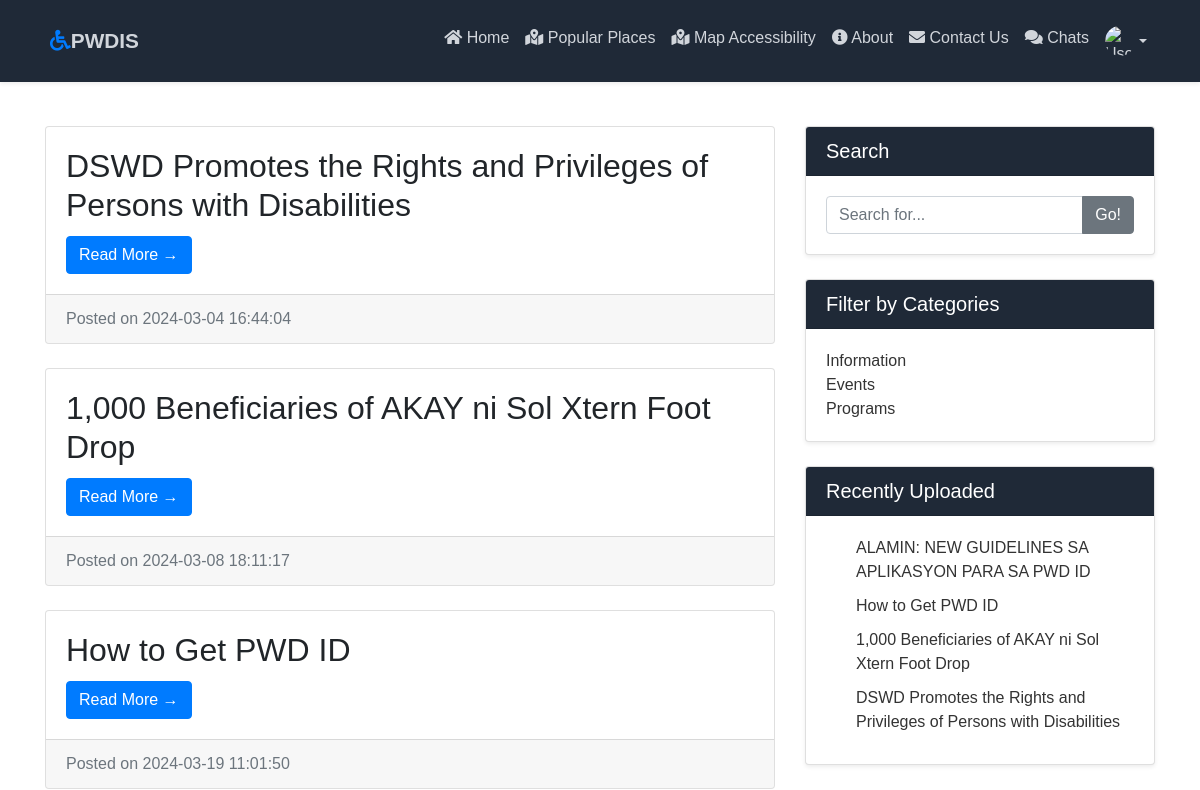
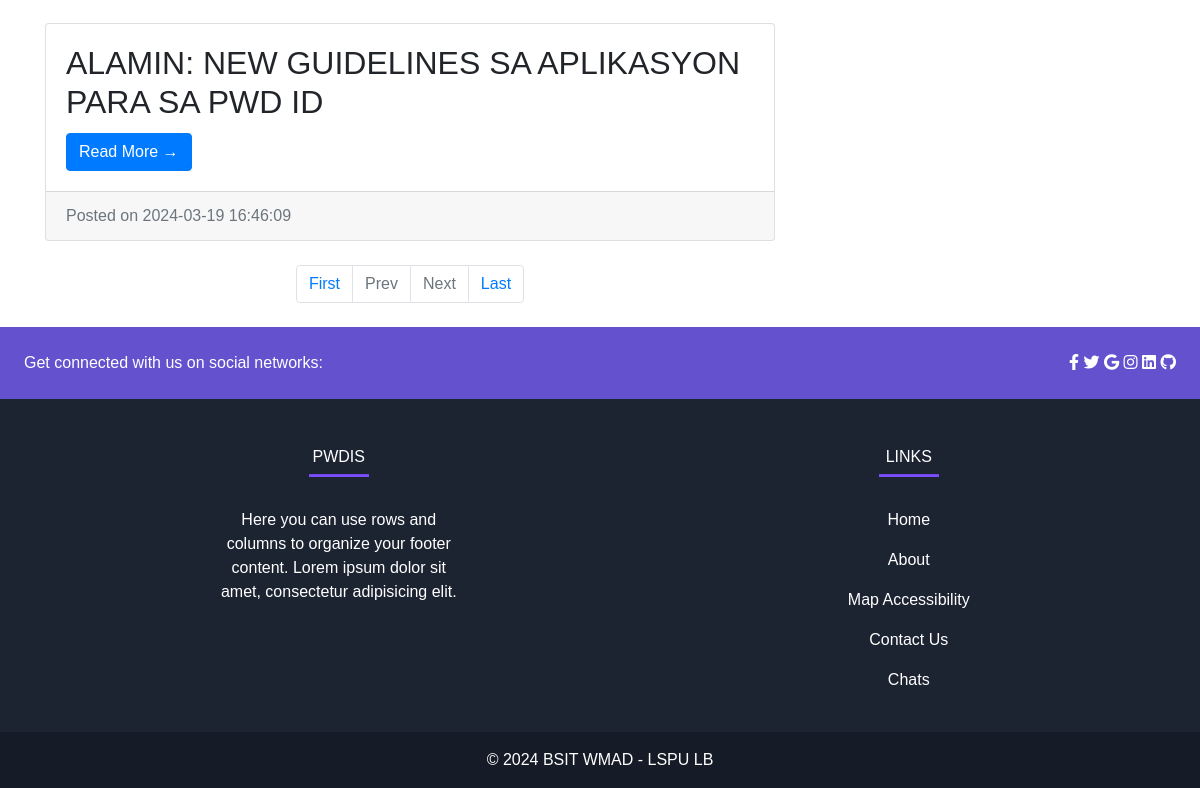
The page /search.php on the database as committed earlier (2 pictures, top to bottom).
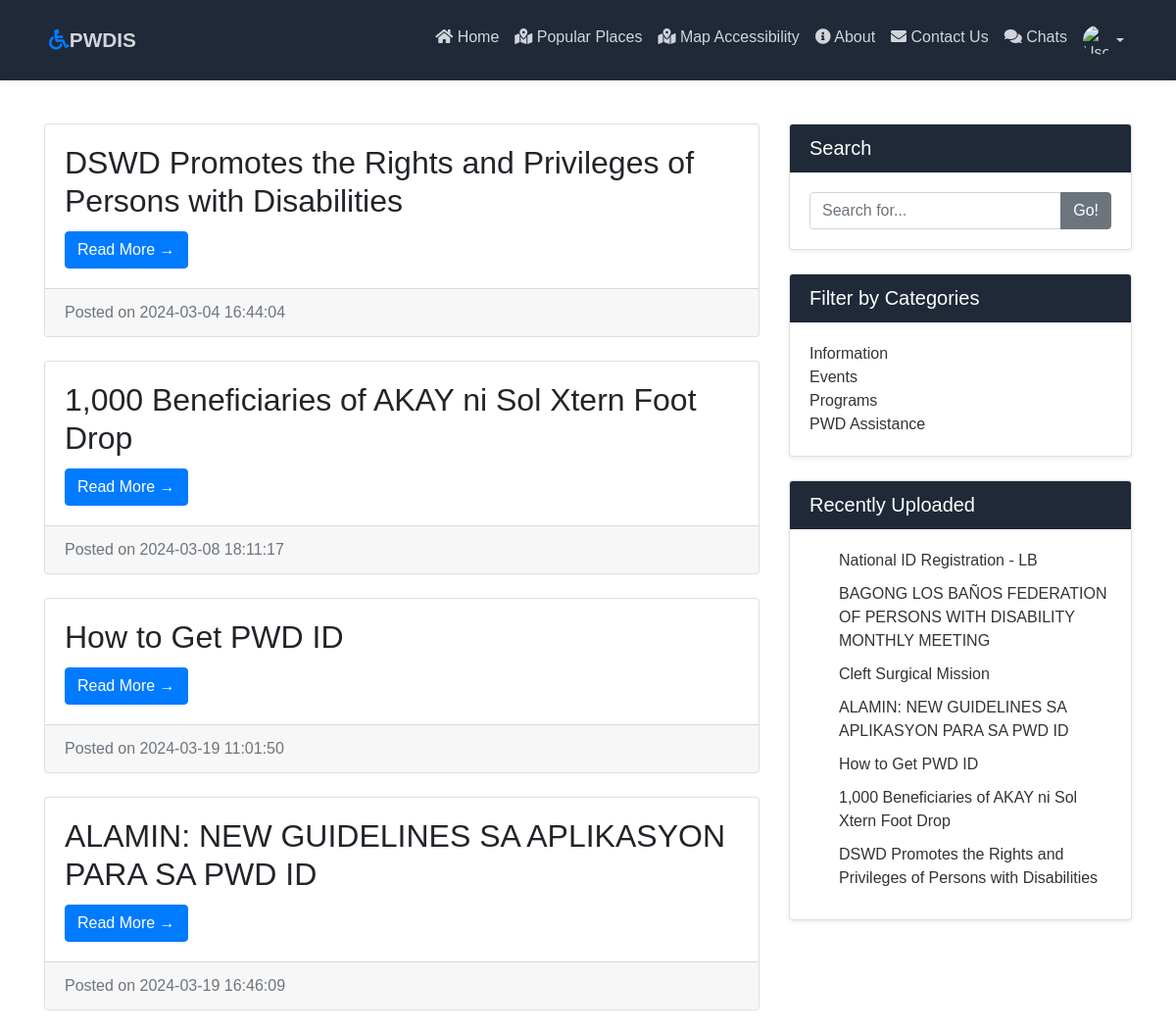
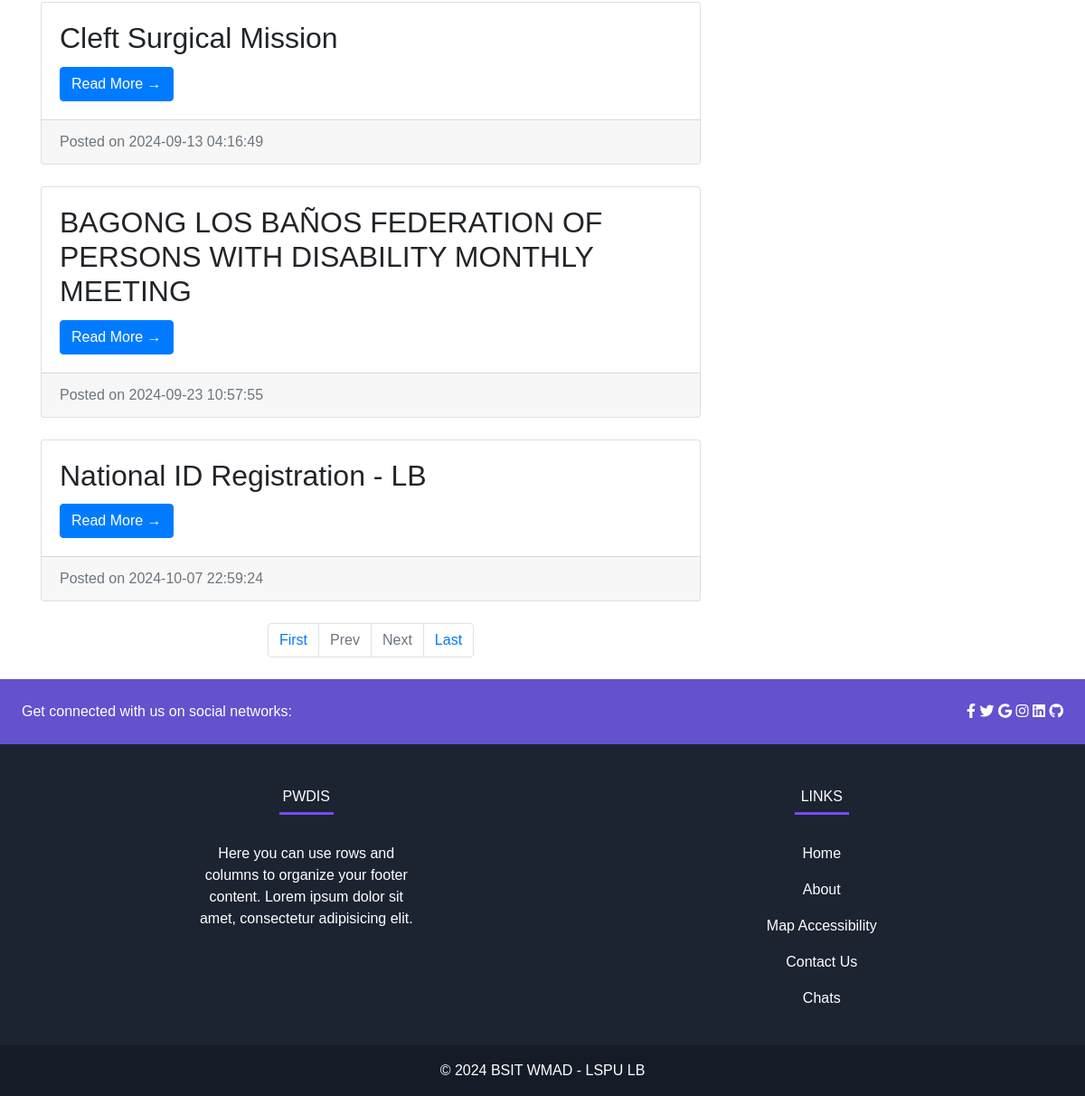
The same page on the database as committed later (2 pictures, top to bottom).
### tables this page shows
CREATE TABLE `tblposts` (
  `id` int(11) NOT NULL,
  `PostTitle` longtext DEFAULT NULL,
  `CategoryId` int(11) DEFAULT NULL,
  `PostDetails` longtext DEFAULT NULL,
  `PostingDate` timestamp NULL DEFAULT current_timestamp(),
  `UpdationDate` timestamp NULL DEFAULT NULL ON UPDATE current_timestamp(),
  `Is_Active` int(1) DEFAULT NULL,
  `PostUrl` mediumtext DEFAULT NULL,
  `PostImage` varchar(255) DEFAULT NULL
);

CREATE TABLE `tblcategory` (
  `id` int(11) NOT NULL,
  `CategoryName` varchar(200) DEFAULT NULL,
  `Description` mediumtext DEFAULT NULL,
  `PostingDate` timestamp NULL DEFAULT current_timestamp(),
  `UpdationDate` timestamp NULL DEFAULT NULL,
  `Is_Active` int(1) DEFAULT NULL
);

### search.php (the view, shortened to what this page needs)
<?php
include('includes/config.php');
?>
<!DOCTYPE html>
<html lang="en">
<head>
  <link href="vendor/bootstrap/css/bootstrap.min.css" rel="stylesheet">
  <link href="css/modern-business.css" rel="stylesheet">
</head>
<body>
  <?php include('includes/header.php'); ?>
  <div class="container">
    <div class="row" style="margin-top: 4%">
      <div class="col-md-8">
        <?php
        if (isset($_GET['pageno'])) {
          $pageno = $_GET['pageno'];
        } else {
          $pageno = 1;
        }
        $no_of_records_per_page = 8;
        $offset = ($pageno - 1) * $no_of_records_per_page;
        $total_pages_sql = "SELECT COUNT(*) FROM tblposts";
        $result = mysqli_query($con, $total_pages_sql);
        $total_rows = mysqli_fetch_array($result)[0];
        $total_pages = ceil($total_rows / $no_of_records_per_page);
        $query = mysqli_query($con, "select tblposts.id as pid,tblposts.PostTitle as posttitle,tblcategory.CategoryName as category,tblposts.PostDetails as postdetails,tblposts.PostingDate as postingdate,tblposts.PostUrl as url from tblposts left join tblcategory on tblcategory.id=tblposts.CategoryId where tblposts.PostTitle like '%$st%' and tblposts.Is_Active=1 LIMIT $offset, $no_of_records_per_page");
        $rowcount = mysqli_num_rows($query);
        if ($rowcount == 0) {
          echo "No record found";
        } else {
          while ($row = mysqli_fetch_array($query)) {
        ?>
            <div class="card mb-4">
              <div class="card-body">
                <h2 class="card-title"><?php echo htmlentities($row['posttitle']); ?></h2>
                <a href="post-details.php?nid=<?php echo htmlentities($row['pid']) ?>" class="btn btn-primary">Read More &rarr;</a>
              </div>
              <div class="card-footer text-muted">
                Posted on <?php echo htmlentities($row['postingdate']); ?>
              </div>
            </div>
          <?php } ?>
          <ul class="pagination justify-content-center mb-4">
            <li class="page-item"><a href="?pageno=1" class="page-link">First</a></li>
            <li class="<?php if ($pageno <= 1) {
                          echo 'disabled';
                        } ?> page-item">
              <a href="<?php if ($pageno <= 1) {
                          echo '#';
                        } else {
                          echo "?pageno=" . ($pageno - 1);
                        } ?>" class="page-link">Prev</a>
            </li>
            <li class="<?php if ($pageno >= $total_pages) {
                          echo 'disabled';
                        } ?> page-item">
              <a href="<?php if ($pageno >= $total_pages) {
                          echo '#';
                        } else {
                          echo "?pageno=" . ($pageno + 1);
                        } ?> " class="page-link">Next</a>
            </li>
            <li class="page-item"><a href="?pageno=<?php echo $total_pages; ?>" class="page-link">Last</a></li>
          </ul>
        <?php } ?>
      </div>
      <?php include('includes/sidebar.php'); ?>
    </div>
  </div>
  <?php include('includes/footer.php'); ?>
  </head>
</body>
</html>

### includes/sidebar.php
<div class="col-md-4">
  <div class="card mb-4 shadow-sm">
    <h5 class="card-header">Search</h5>
    <div class="card-body">
      <form name="search" action="search.php" method="post">
        <div class="input-group">
          <input type="text" name="searchtitle" class="form-control" placeholder="Search for..." required>
          <div class="input-group-append">
            <button class="btn btn-secondary" type="submit">Go!</button>
          </div>
        </div>
      </form>
    </div>
  </div>
  <div class="card my-4 shadow-sm">
    <h5 class="card-header">Filter by Categories</h5>
    <div class="card-body">
      <div class="row">
        <div class="col-lg-12">
          <ul class="list-unstyled mb-0">
            <?php
            $query = mysqli_query($con, "SELECT id, CategoryName FROM tblcategory");
            while ($row = mysqli_fetch_array($query)) {
            ?>
              <li>
                <a href="category.php?catid=<?php echo htmlentities($row['id']) ?>" class="category-link"><?php echo htmlentities($row['CategoryName']); ?></a>
              </li>
            <?php } ?>
          </ul>
        </div>
      </div>
    </div>
  </div>
  <div class="card my-4 shadow-sm">
    <h5 class="card-header">Recently Uploaded</h5>
    <div class="card-body">
      <ul class="recent-uploads mb-0">
        <?php
        $query = mysqli_query($con, "SELECT tblposts.id as pid, tblposts.PostTitle as posttitle FROM tblposts ORDER BY tblposts.PostingDate DESC LIMIT 8");
        while ($row = mysqli_fetch_array($query)) {
        ?>
          <li>
            <a href="post-details.php?nid=<?php echo htmlentities($row['pid']) ?>" class="post-link"><?php echo htmlentities($row['posttitle']); ?></a>
          </li>
        <?php } ?>
      </ul>
    </div>
  </div>
</div>

Rows that differ between the two databases and show on the page:
added tblposts: PostTitle "Cleft Surgical Mission", PostingDate "2024-09-13 04:16:49"
added tblposts: PostTitle "BAGONG LOS BAÑOS FEDERATION OF PERSONS WITH DISABILITY MONTHLY MEETING", PostingDate "2024-09-23 10:57:55"
added tblposts: PostTitle "National ID Registration - LB", PostingDate "2024-10-07 22:59:24"
added tblcategory: CategoryName "PWD Assistance"
